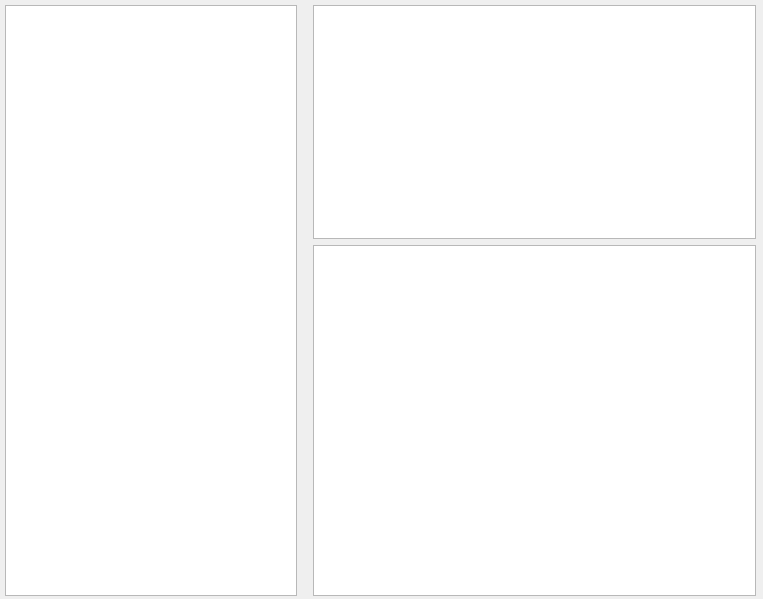
<?xml version="1.0" encoding="UTF-8"?>
<ui version="4.0">
 <class>MainWindow</class>
 <widget class="QMainWindow" name="MainWindow">
  <property name="geometry">
   <rect>
    <x>0</x>
    <y>0</y>
    <width>763</width>
    <height>599</height>
   </rect>
  </property>
  <property name="windowTitle">
   <string>MainWindow</string>
  </property>
  <widget class="QWidget" name="centralwidget">
   <widget class="QWidget" name="horizontalLayoutWidget">
    <property name="geometry">
     <rect>
      <x>0</x>
      <y>0</y>
      <width>761</width>
      <height>601</height>
     </rect>
    </property>
    <layout class="QHBoxLayout" name="MainLayout" stretch="2,3,8">
     <property name="leftMargin">
      <number>0</number>
     </property>
     <property name="topMargin">
      <number>0</number>
     </property>
     <property name="rightMargin">
      <number>0</number>
     </property>
     <property name="bottomMargin">
      <number>0</number>
     </property>
     <item>
      <layout class="QVBoxLayout" name="LeftLayout_2">
       <property name="leftMargin">
        <number>5</number>
       </property>
       <property name="topMargin">
        <number>5</number>
       </property>
       <property name="rightMargin">
        <number>5</number>
       </property>
       <property name="bottomMargin">
        <number>5</number>
       </property>
       <item>
        <widget class="QListView" name="DeptListView_2"/>
       </item>
      </layout>
     </item>
     <item>
      <layout class="QVBoxLayout" name="MiddleLayout_2" stretch="2,3">
       <property name="leftMargin">
        <number>5</number>
       </property>
       <property name="topMargin">
        <number>5</number>
       </property>
       <property name="rightMargin">
        <number>5</number>
       </property>
       <property name="bottomMargin">
        <number>5</number>
       </property>
       <item>
        <widget class="QListView" name="GeneralListView"/>
       </item>
       <item>
        <widget class="QListView" name="PosListView"/>
       </item>
      </layout>
     </item>
     <item>
      <layout class="QGridLayout" name="RightGridLayout"/>
     </item>
    </layout>
   </widget>
  </widget>
 </widget>
 <resources/>
 <connections/>
</ui>
